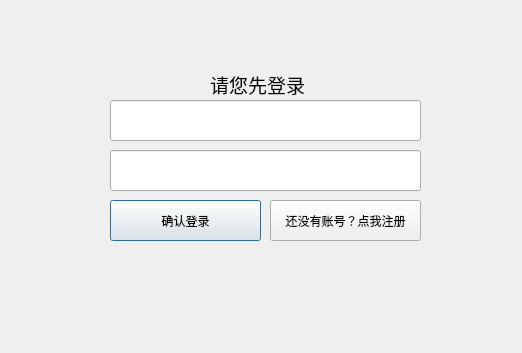
<?xml version="1.0" encoding="UTF-8"?>
<ui version="4.0">
 <class>LogIn</class>
 <widget class="QDialog" name="LogIn">
  <property name="geometry">
   <rect>
    <x>0</x>
    <y>0</y>
    <width>522</width>
    <height>353</height>
   </rect>
  </property>
  <property name="windowTitle">
   <string>Dialog</string>
  </property>
  <widget class="QLabel" name="label">
   <property name="geometry">
    <rect>
     <x>210</x>
     <y>70</y>
     <width>95</width>
     <height>25</height>
    </rect>
   </property>
   <property name="text">
    <string>&lt;html&gt;&lt;head/&gt;&lt;body&gt;&lt;p align=&quot;center&quot;&gt;&lt;span style=&quot; font-size:14pt;&quot;&gt;请您先登录&lt;/span&gt;&lt;/p&gt;&lt;/body&gt;&lt;/html&gt;</string>
   </property>
  </widget>
  <widget class="QLineEdit" name="UserId">
   <property name="geometry">
    <rect>
     <x>110</x>
     <y>100</y>
     <width>311</width>
     <height>41</height>
    </rect>
   </property>
   <property name="toolTip">
    <string>&lt;html&gt;&lt;head/&gt;&lt;body&gt;&lt;p&gt;10位纯数字组成的学号&lt;/p&gt;&lt;/body&gt;&lt;/html&gt;</string>
   </property>
  </widget>
  <widget class="QPushButton" name="LogIn_2">
   <property name="geometry">
    <rect>
     <x>110</x>
     <y>200</y>
     <width>151</width>
     <height>41</height>
    </rect>
   </property>
   <property name="text">
    <string>确认登录</string>
   </property>
  </widget>
  <widget class="QLineEdit" name="PassWord">
   <property name="geometry">
    <rect>
     <x>110</x>
     <y>150</y>
     <width>311</width>
     <height>41</height>
    </rect>
   </property>
   <property name="toolTip">
    <string>&lt;html&gt;&lt;head/&gt;&lt;body&gt;&lt;p&gt;只由数字、大小写字母、下划线组成的至少8位的密码&lt;/p&gt;&lt;/body&gt;&lt;/html&gt;</string>
   </property>
  </widget>
  <widget class="QPushButton" name="Regester">
   <property name="geometry">
    <rect>
     <x>270</x>
     <y>200</y>
     <width>151</width>
     <height>41</height>
    </rect>
   </property>
   <property name="text">
    <string>还没有账号？点我注册</string>
   </property>
  </widget>
 </widget>
 <tabstops>
  <tabstop>UserId</tabstop>
  <tabstop>PassWord</tabstop>
  <tabstop>LogIn_2</tabstop>
  <tabstop>Regester</tabstop>
 </tabstops>
 <resources/>
 <connections/>
</ui>
